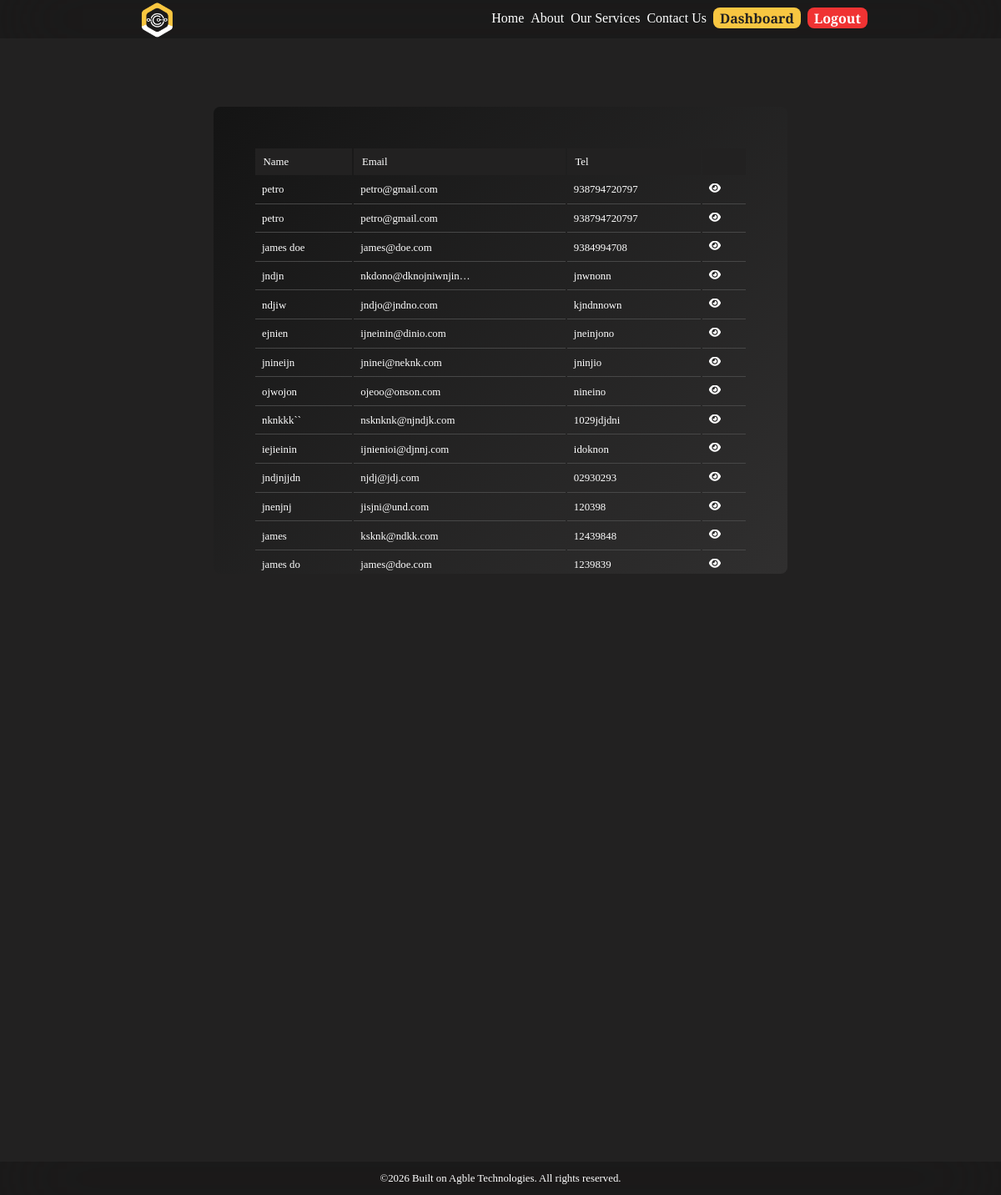
Page /client_contact/ (signed in) on the earlier database version.
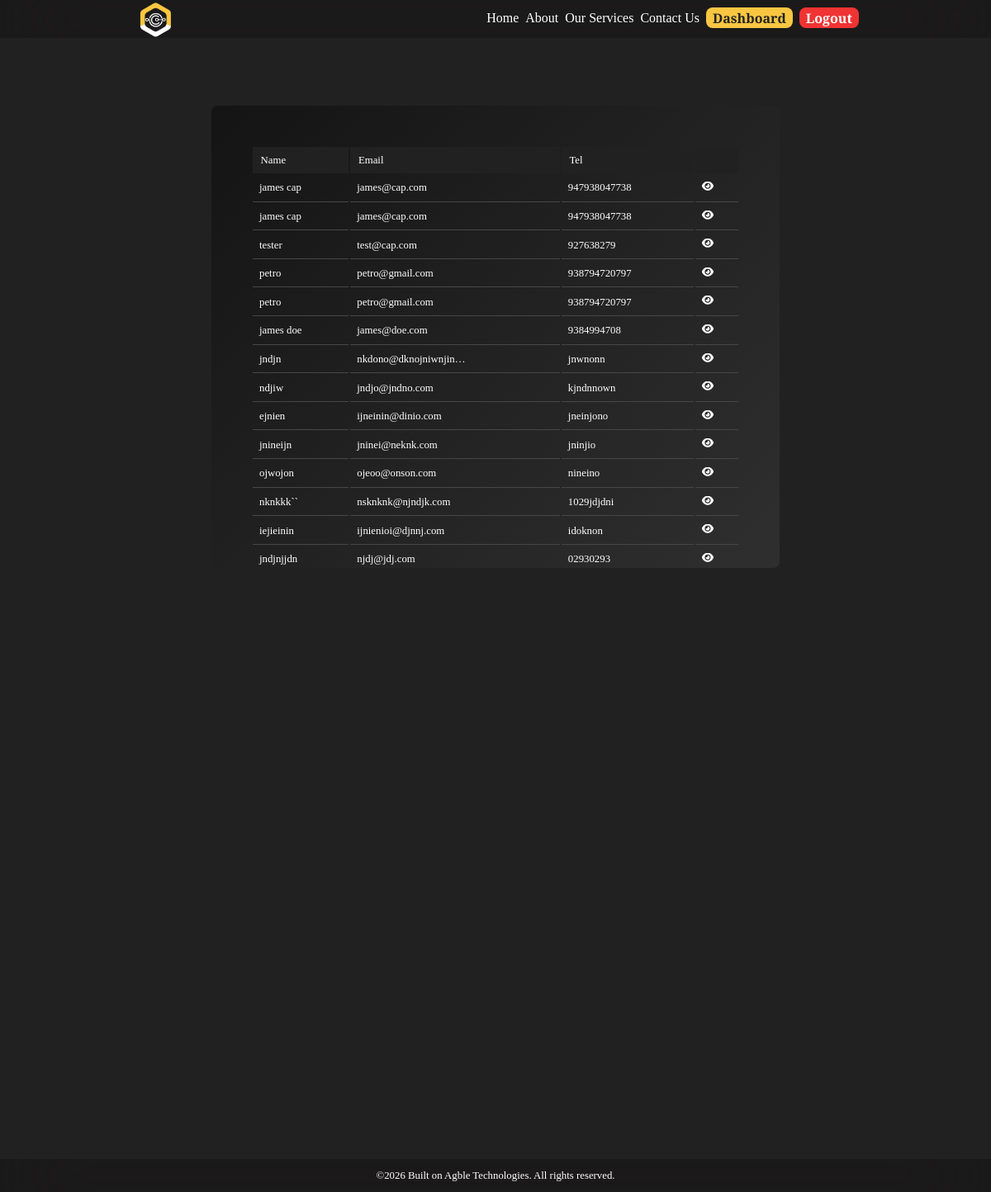
Same page on the later database version.
### main/models.py (models this page shows, shortened)
class Contact_Us(models.Model):
    name = models.CharField(max_length=60)
    email = models.EmailField()
    tel = models.CharField(max_length=15)
    message = models.TextField(max_length=2000)
    mandatory_field = models.CharField(max_length=20, blank=True)

### main/views.py (the view)
# urls.py: path('client_contact/', views.client_contact, name='client_contact'),
@login_required
def client_contact(request):
    return render(request, 'main/client_contact.html', {
        'client_contact': Contact_Us.objects.all().order_by('-id')
    })

### main/templates/main/client_contact.html
{% extends 'main/layout.html' %}
{% load static %}
{% block content %}
<div class="form_field" id="form_field_for_table">
    <table>
        <thead>
            <tr>
                <th>Name</th>
                <th>Email</th>
                <th>Tel</th>
                <th></th>
            </tr>
        </thead>
        <tbody>
            {% for contact in client_contact %}
            <tr>
                <td>{{ contact.name|truncatechars:20 }}</td>
                <td>{{ contact.email|truncatechars:20 }}</td>
                <td>{{contact.tel|truncatechars:15 }}</td>
                <td><a href="{% url 'main:contact_detail' contact.id %}"><i class="fa-solid fa-eye"></i></a></td>
            </tr>
            {% endfor %}
        </tbody>
    </table>
</div>
{% endblock %}

Differences in the rows shown:
no longer on this page (row unchanged): Contact_Us: name "jnenjnj", email "jisjni@und.com", tel "120398"
no longer on this page (row unchanged): Contact_Us: name "james", email "ksknk@ndkk.com", tel "12439848"
no longer on this page (row unchanged): Contact_Us: name "james do", email "james@doe.com", tel "1239839"
added Contact_Us: name "james cap", email "james@cap.com", tel "947938047738"
added Contact_Us: name "james cap", email "james@cap.com", tel "947938047738"
added Contact_Us: name "tester", email "test@cap.com", tel "927638279"
